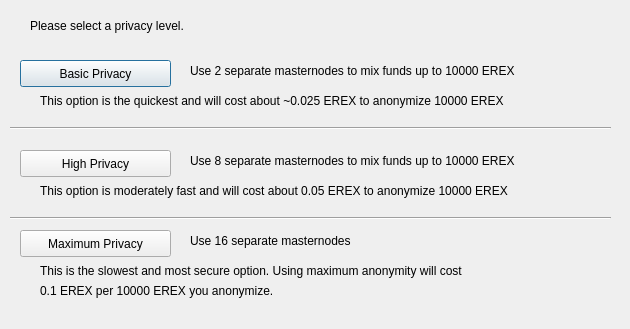
<?xml version="1.0" encoding="UTF-8"?>
<ui version="4.0">
 <class>ObfuscationConfig</class>
 <widget class="QDialog" name="ObfuscationConfig">
  <property name="geometry">
   <rect>
    <x>0</x>
    <y>0</y>
    <width>630</width>
    <height>329</height>
   </rect>
  </property>
  <property name="windowTitle">
   <string>Configure Obfuscation</string>
  </property>
  <widget class="QPushButton" name="buttonBasic">
   <property name="geometry">
    <rect>
     <x>20</x>
     <y>60</y>
     <width>151</width>
     <height>27</height>
    </rect>
   </property>
   <property name="text">
    <string>Basic Privacy</string>
   </property>
  </widget>
  <widget class="QPushButton" name="buttonHigh">
   <property name="geometry">
    <rect>
     <x>20</x>
     <y>150</y>
     <width>151</width>
     <height>27</height>
    </rect>
   </property>
   <property name="text">
    <string>High Privacy</string>
   </property>
  </widget>
  <widget class="QPushButton" name="buttonMax">
   <property name="geometry">
    <rect>
     <x>20</x>
     <y>230</y>
     <width>151</width>
     <height>27</height>
    </rect>
   </property>
   <property name="text">
    <string>Maximum Privacy</string>
   </property>
  </widget>
  <widget class="QLabel" name="label">
   <property name="geometry">
    <rect>
     <x>30</x>
     <y>10</y>
     <width>571</width>
     <height>31</height>
    </rect>
   </property>
   <property name="text">
    <string>Please select a privacy level.</string>
   </property>
  </widget>
  <widget class="QLabel" name="label_2">
   <property name="geometry">
    <rect>
     <x>190</x>
     <y>60</y>
     <width>421</width>
     <height>21</height>
    </rect>
   </property>
   <property name="text">
    <string>Use 2 separate masternodes to mix funds up to 10000 EREX</string>
   </property>
  </widget>
  <widget class="QLabel" name="label_3">
   <property name="geometry">
    <rect>
     <x>190</x>
     <y>150</y>
     <width>411</width>
     <height>21</height>
    </rect>
   </property>
   <property name="text">
    <string>Use 8 separate masternodes to mix funds up to 10000 EREX</string>
   </property>
  </widget>
  <widget class="QLabel" name="label_4">
   <property name="geometry">
    <rect>
     <x>190</x>
     <y>230</y>
     <width>421</width>
     <height>21</height>
    </rect>
   </property>
   <property name="text">
    <string>Use 16 separate masternodes</string>
   </property>
  </widget>
  <widget class="QLabel" name="label_6">
   <property name="geometry">
    <rect>
     <x>40</x>
     <y>90</y>
     <width>561</width>
     <height>21</height>
    </rect>
   </property>
   <property name="text">
    <string>This option is the quickest and will cost about ~0.025 EREX to anonymize 10000 EREX</string>
   </property>
  </widget>
  <widget class="QLabel" name="label_7">
   <property name="geometry">
    <rect>
     <x>40</x>
     <y>180</y>
     <width>561</width>
     <height>21</height>
    </rect>
   </property>
   <property name="text">
    <string>This option is moderately fast and will cost about 0.05 EREX to anonymize 10000 EREX</string>
   </property>
  </widget>
  <widget class="QLabel" name="label_8">
   <property name="geometry">
    <rect>
     <x>40</x>
     <y>260</y>
     <width>561</width>
     <height>21</height>
    </rect>
   </property>
   <property name="text">
    <string>This is the slowest and most secure option. Using maximum anonymity will cost</string>
   </property>
  </widget>
  <widget class="QLabel" name="label_9">
   <property name="geometry">
    <rect>
     <x>40</x>
     <y>280</y>
     <width>561</width>
     <height>21</height>
    </rect>
   </property>
   <property name="text">
    <string>0.1 EREX per 10000 EREX you anonymize.</string>
   </property>
  </widget>
  <widget class="Line" name="line">
   <property name="geometry">
    <rect>
     <x>10</x>
     <y>120</y>
     <width>601</width>
     <height>16</height>
    </rect>
   </property>
   <property name="orientation">
    <enum>Qt::Horizontal</enum>
   </property>
  </widget>
  <widget class="Line" name="line_2">
   <property name="geometry">
    <rect>
     <x>10</x>
     <y>210</y>
     <width>601</width>
     <height>16</height>
    </rect>
   </property>
   <property name="orientation">
    <enum>Qt::Horizontal</enum>
   </property>
  </widget>
 </widget>
 <resources/>
 <connections/>
</ui>
